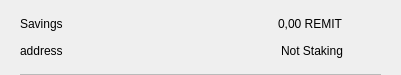
<?xml version="1.0" encoding="UTF-8"?>
<ui version="4.0">
 <class>CSRow</class>
 <widget class="QWidget" name="CSRow">
  <property name="geometry">
   <rect>
    <x>0</x>
    <y>0</y>
    <width>401</width>
    <height>75</height>
   </rect>
  </property>
  <property name="windowTitle">
   <string>Form</string>
  </property>
  <layout class="QVBoxLayout" name="verticalLayout">
   <property name="spacing">
    <number>0</number>
   </property>
   <property name="leftMargin">
    <number>20</number>
   </property>
   <property name="topMargin">
    <number>10</number>
   </property>
   <property name="rightMargin">
    <number>20</number>
   </property>
   <property name="bottomMargin">
    <number>0</number>
   </property>
   <item>
    <widget class="QWidget" name="info" native="true">
     <property name="minimumSize">
      <size>
       <width>0</width>
       <height>0</height>
      </size>
     </property>
     <layout class="QHBoxLayout" name="horizontalLayout_3">
      <property name="leftMargin">
       <number>0</number>
      </property>
      <property name="topMargin">
       <number>0</number>
      </property>
      <property name="rightMargin">
       <number>0</number>
      </property>
      <property name="bottomMargin">
       <number>10</number>
      </property>
      <item>
       <widget class="QWidget" name="container" native="true">
        <property name="minimumSize">
         <size>
          <width>0</width>
          <height>0</height>
         </size>
        </property>
        <layout class="QVBoxLayout" name="verticalLayout_2">
         <property name="spacing">
          <number>0</number>
         </property>
         <property name="leftMargin">
          <number>0</number>
         </property>
         <property name="topMargin">
          <number>0</number>
         </property>
         <property name="rightMargin">
          <number>0</number>
         </property>
         <property name="bottomMargin">
          <number>0</number>
         </property>
         <item>
          <layout class="QHBoxLayout" name="horizontalLayout">
           <item>
            <widget class="QLabel" name="labelName">
             <property name="toolTip">
              <string notr="true"/>
             </property>
             <property name="text">
              <string>Savings</string>
             </property>
            </widget>
           </item>
           <item>
            <spacer name="horizontalSpacer">
             <property name="orientation">
              <enum>Qt::Horizontal</enum>
             </property>
             <property name="sizeHint" stdset="0">
              <size>
               <width>40</width>
               <height>20</height>
              </size>
             </property>
            </spacer>
           </item>
           <item>
            <widget class="QLabel" name="labelAmount">
             <property name="text">
              <string>0,00 REMIT</string>
             </property>
            </widget>
           </item>
          </layout>
         </item>
         <item>
          <layout class="QHBoxLayout" name="horizontalLayout_2">
           <item>
            <widget class="QLabel" name="labelAddress">
             <property name="toolTip">
              <string notr="true"/>
             </property>
             <property name="text">
              <string>address</string>
             </property>
            </widget>
           </item>
           <item>
            <spacer name="horizontalSpacer_2">
             <property name="orientation">
              <enum>Qt::Horizontal</enum>
             </property>
             <property name="sizeHint" stdset="0">
              <size>
               <width>40</width>
               <height>20</height>
              </size>
             </property>
            </spacer>
           </item>
           <item>
            <widget class="QLabel" name="labelStaking">
             <property name="text">
              <string>Not Staking</string>
             </property>
            </widget>
           </item>
          </layout>
         </item>
        </layout>
       </widget>
      </item>
      <item alignment="Qt::AlignHCenter|Qt::AlignVCenter">
       <widget class="QPushButton" name="pushButtonMenu">
        <property name="minimumSize">
         <size>
          <width>24</width>
          <height>24</height>
         </size>
        </property>
        <property name="maximumSize">
         <size>
          <width>32</width>
          <height>32</height>
         </size>
        </property>
        <property name="focusPolicy">
         <enum>Qt::NoFocus</enum>
        </property>
        <property name="styleSheet">
         <string notr="true">border:none; background-color:transparent;</string>
        </property>
        <property name="text">
         <string/>
        </property>
        <property name="icon">
         <iconset>
          <normaloff>://ic-menu-hover</normaloff>://ic-menu-hover</iconset>
        </property>
        <property name="iconSize">
         <size>
          <width>24</width>
          <height>24</height>
         </size>
        </property>
       </widget>
      </item>
     </layout>
    </widget>
   </item>
   <item>
    <widget class="QLabel" name="lblDivisory">
     <property name="minimumSize">
      <size>
       <width>0</width>
       <height>1</height>
      </size>
     </property>
     <property name="maximumSize">
      <size>
       <width>16777215</width>
       <height>1</height>
      </size>
     </property>
     <property name="styleSheet">
      <string notr="true">background-color:#bababa;</string>
     </property>
     <property name="text">
      <string/>
     </property>
     <property name="alignment">
      <set>Qt::AlignBottom|Qt::AlignLeading|Qt::AlignLeft</set>
     </property>
    </widget>
   </item>
  </layout>
 </widget>
 <resources/>
 <connections/>
</ui>
